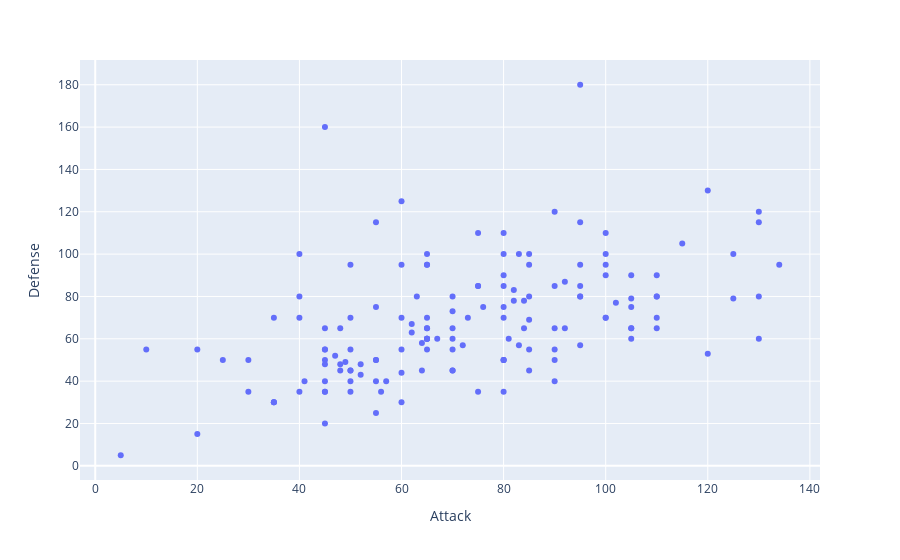

Write notebook code for a chart like this one.
### Code cell
fig = px.scatter(df, x='Attack', y = 'Defense')
fig.show()

### Figure 1 — Plotly figure (JSON) as saved in the notebook; plotly's stock layout.template omitted (floating-point values rounded to 4 significant figures; data arrays with more than 128 entries replaced by an {"elided": "..."} marker saying what was removed)
{"data": [{"hovertemplate": "Attack=%{x}<br>Defense=%{y}<extra></extra>", "legendgroup": "", "marker": {"color": "#636efa", "symbol": "circle"}, "mode": "markers", "name": "", "orientation": "v", "showlegend": false, "type": "scatter", "x": {"elided": "151 int values"}, "xaxis": "x", "y": {"elided": "151 int values"}, "yaxis": "y"}], "layout": {"legend": {"tracegroupgap": 0}, "margin": {"t": 60}, "xaxis": {"anchor": "y", "domain": [0, 1], "title": {"text": "Attack"}}, "yaxis": {"anchor": "x", "domain": [0, 1], "title": {"text": "Defense"}}}}
